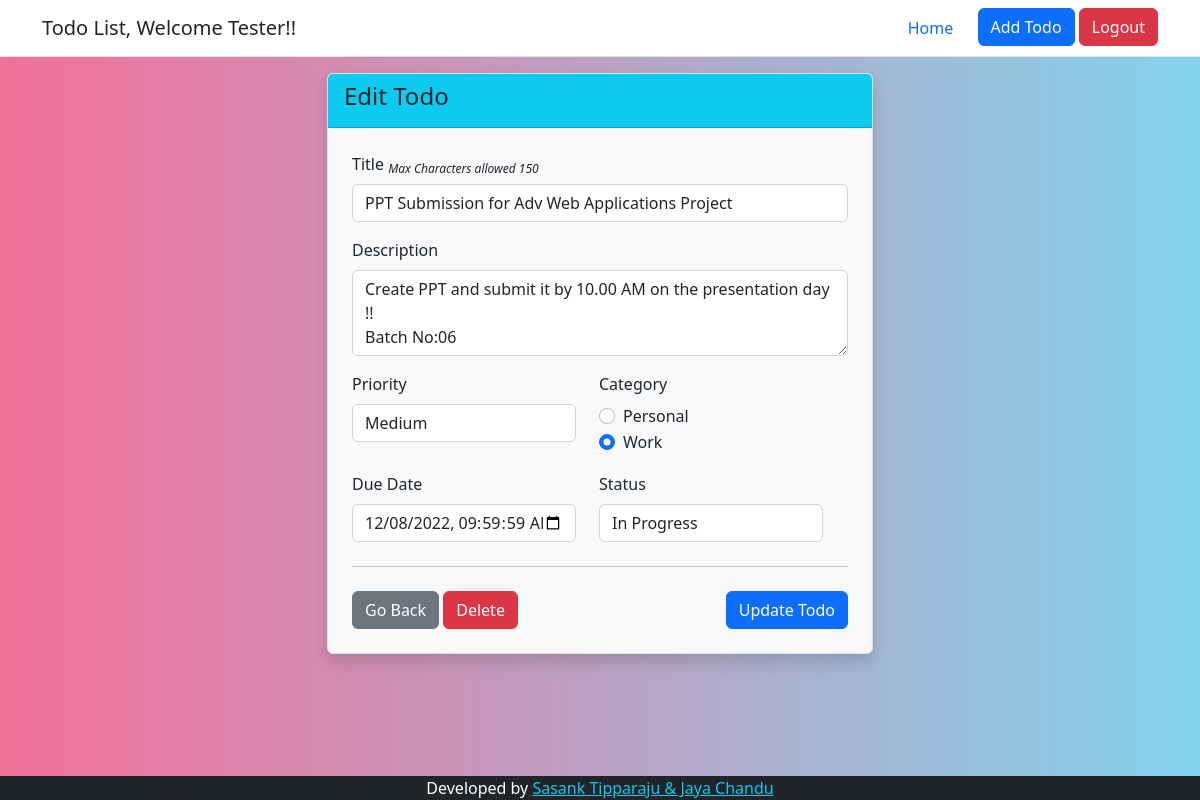
Screenshot of /controller/edit_todo.php?id=2 (signed in) with the database file from the repository.
### tables this page shows
CREATE TABLE todos (
  todo_id int(10) NOT NULL AUTO_INCREMENT,
  title varchar(150) NOT NULL,
  description text,
  priority varchar(10) DEFAULT 'Medium',
  category varchar(10) DEFAULT 'Personal',
  status varchar(15) NOT NULL DEFAULT 'Not Started',
  due_date datetime NOT NULL,
  user_id int(10) NOT NULL,
  created_date datetime NOT NULL DEFAULT CURRENT_TIMESTAMP,
  modified_date datetime NOT NULL DEFAULT CURRENT_TIMESTAMP ON UPDATE CURRENT_TIMESTAMP,
  PRIMARY KEY (todo_id),
  FOREIGN KEY (user_id) REFERENCES users(user_id)
);

### controller/edit_todo.php (the view, shortened to what this page needs)
<?php
require_once "../includes/utility.php";
$msg = '';
if (isset($_SESSION['user_mail']) && !empty($_SESSION['user_mail']) && isset($_SESSION['login_status']) && $_SESSION['login_status'] === 'SUCCESS') {
    if (isset($_GET['id']) && !empty($_GET['id'])) {
        $todoId =  htmlentities($_GET["id"]);
        $userDetails = getUserDetails($_SESSION['user_mail']);
        if ($todoId && $userDetails) {
            $sql = "SELECT * FROM todos WHERE todo_id= :id AND user_id= :uid";
            $param = array(
                "id" => $todoId,
                "uid" => $userDetails['user_id'],
            );
            $result = executeQuery($sql, $param, "ONE");
        } else {
            $msg = ERROR_404_MSG.' '.INVALID_PARAM_MSG;
        }
    } else {
        $msg = ERROR_404_MSG.' '.INVALID_PARAM_MSG;
    }
} else {
    $msg = NEED_TO_LOGIN_MSG;
    header("refresh:1;url=" . INDEX_PAGE_LOCATION);
}
?>
<!doctype html>
<html lang="en">
<head>
    <?php getHead(); ?>
</head>
<body>
    <?php getHeader(); ?>
    <div id="formContainer" class="container m-6">
        <div class="row">
            <div class="col-md-6 mx-auto">
                <div class="card bg-light rounded border shadow">
                    <div class="card-header bg-info ">
                        <h4 class="card-title">Edit Todo</h4>
                    </div>
                    <div class="card-body p-4">
                        <form action="crud_todos.php" method="POST" id="edit_todo_form">
                            <?php if ($result) {
                                getFormContent($result);
                            ?>
                                <hr>
                                <div id="viewFooter" class="bg-light mt-4 clearfix">
                                    <input type="submit" id="updateTodo" name="updateTodo" class="btn btn-primary float-end" value="Update Todo">
                                    <?php getDeleteButton($result["todo_id"]) ?>
                                </div>
                            <?php
                            } else { ?>
                                <div class="bg-danger m-auto w-75 text-center p-5 fw-bold fs-4">
                                    <?php echo htmlentities($msg); ?>
                                </div>
                            <?php
                            }
                            ?>
                        </form>
                    </div>
                </div>
            </div>
        </div>
    </div>
    <?php getFooter(); ?>
</body>
</html>
<?php
die();
?>

### includes/utility.php (shortened to what this page needs)
<?php
function executeQuery($sql, $binded_params, $fetchMode)
{
    $pdo = dbConnection();
    $stmt = $pdo->prepare($sql);
    if ($fetchMode == "NONE" && $stmt->execute($binded_params)) {
        return true;
    } elseif ($fetchMode == "ONE" && $stmt->execute($binded_params)) {
        $row = $stmt->fetch();
        return $row;
    } elseif ($fetchMode == "ALL" && $stmt->execute($binded_params)) {
        $rows = $stmt->fetchAll();
        return $rows;
    } else {
        return false;
    }
}
function getHead()
{
    $pageTitle = dynamicTitle();
    $output = '
    <title>' . htmlentities($pageTitle) . '</title>
    <link href="https://cdn.jsdelivr.net/npm/bootstrap@5.2.2/dist/css/bootstrap.min.css" rel="stylesheet">
    <link rel="stylesheet" href="https://cdn.jsdelivr.net/npm/bootstrap-icons@1.7.2/font/bootstrap-icons.css">
    ';
    echo $output;
}
function getHeader()
{
    $username = $_SESSION["user_fullname"];
    $output = '<header class="py-2 mb-3 border-bottom bg-white ">
        <div class="d-flex flex-wrap justify-content-center container">
            <a href="all_todos.php" class="d-flex align-items-center mb-3 mb-md-0 me-md-auto text-dark text-decoration-none">
                <span class="fs-5">Todo List, Welcome ' . htmlentities($username) . '!! </span>
            </a>
            <div class="nav nav-pills">
                <div class="nav-item"><a href="all_todos.php" class="nav-link btn btn-primary " aria-current="page">Home</a></div> &nbsp;&nbsp;
                <div class="nav-item"><a href="add_todo.php" class="btn btn-primary" id="add_todo_nav" name="add_todo_nav">Add Todo</a></div> &nbsp;
                <div class="nav-item"><a href="logout.php" class="btn btn-danger text-white">Logout</a></div>
            </div>
        </div>
        <div id="cover-spin"></div>
    </header>';
    echo $output;
}
function getFooter()
{
    $output = '
    <footer class="fixed-bottom bg-dark text-center text-white">
        <span>Developed by <a href="" class="text-info">Sasank Tipparaju & Jaya Chandu</a></span>
    </footer>
    ';
    echo $output;
}
function getFormContent($result)
{
    $mindate = date("Y-m-d");
    $mintime = date("h:i");
    $min = $mindate . "T" . $mintime;
    $output = '
    <div class="mb-3">
        <label for="title" class="form-label">Title <sub><i>Max Characters allowed 150</i></sub></label>
        <input type="text" class="form-control" id="title" name="title" placeholder="e.g. Create PPT for Web Applications Project" value="' . htmlentities($result['title']) . '" maxlength="150" required>
    </div>
    <div class="mb-3">
        <label for="description" class="form-label">Description</label>
        <textarea class="form-control" id="description" name="description" rows="3">' . htmlentities($result['description']) . '</textarea>
    </div>
    <div class="mb-3 row input-group">
        <div class="col-6">
            <label for="priority" class="form-label">Priority</label>
            <select name="priority" id="priority" class="form-control">
                <option value="Medium">Medium</option>
                <option value="High">High</option>
                <option value="Low">Low</option>
            </select>
        </div>
        <div class="col-6">
            <label for="category" class="form-label">Category</label>
            <div class="form-check">
                <input class="form-check-input" type="radio" name="category" id="personal" value="Personal" checked>
                <label class="form-check-label" for="personal">Personal</label>
            </div>
            <div class="form-check">
                <input class="form-check-input" type="radio" name="category" id="work" value="Work">
                <label class="form-check-label" for="work">Work</label>
            </div>
        </div>
    </div>
    <div class="mb-4 row input-group">
        <div class="col-6">
            <label for="dueDate" class="form-label">Due Date</label>
            <input type="datetime-local" name="dueDate" id="dueDate" class="form-control" value="' . htmlentities($result['due_date']) . '" min="' . htmlentities($min) . '" required>
        </div>
        <div class="col-6">
            <label for="status" class="form-label">Status </label>
            <select name="status" id="status" class="form-control">
                <option value="Not Started">Not Started</option>
                <option value="In Progress">In Progress</option>
                <option value="Completed">Completed</option>
            </select>
        </div>
    </div>';
    echo $output;
}
function getDeleteButton($id)
{
    $output = '
    <a href="all_todos.php" id="cancel" name="cancel" class="btn btn-secondary">Go Back</a>
    <input type="button" class="btn btn-danger" data-bs-toggle="modal" data-bs-target="#deleteConfirmModal" value="Delete">
    <div class="modal fade" id="deleteConfirmModal" tabindex="-1" aria-labelledby="deleteConfirmModalLabel" aria-hidden="true">
        <div class="modal-dialog">
            <div class="modal-content">
                <div class="modal-header">
                    <h1 class="modal-title fs-5" id="deleteConfirmModalLabel">Delete Confirmation</h1>
                    <button type="button" class="btn-close" data-bs-dismiss="modal" aria-label="Close"></button>
                </div>
                <div class="modal-body">
                    <p>Are you sure you want to delete this record, this action cannot be undone...</p>
                </div>
                <div class="modal-footer">
                    <button type="button" class="btn btn-secondary" data-bs-dismiss="modal">Close</button>
                    <a href="delete_todo.php?id=' . htmlentities($id) . ' " class="btn btn-danger">Delete</a>
                </div>
            </div>
        </div>
    </div>';
    echo $output;
}
function dynamicTitle()
{
    $filename = basename($_SERVER["PHP_SELF"]);
    $pageTitle = "";
    switch ($filename) {
        case 'edit_todo.php':
            $pageTitle = "Edit Todo List";
            break;
    }
    return $pageTitle;
}

### includes/utility.php (style rules this page uses)
body { min-width: 300px; background: linear-gradient(to right, #f37099, #84d3ed); }

### rows the page displays
todos: title "PPT Submission for Adv Web Applications Project", description "Create PPT and submit it by 10.00 AM on the presentation day !! Batch No:06", dueDate "12/08/2022 09:59:59"

### other values shown
$username "Tester"
